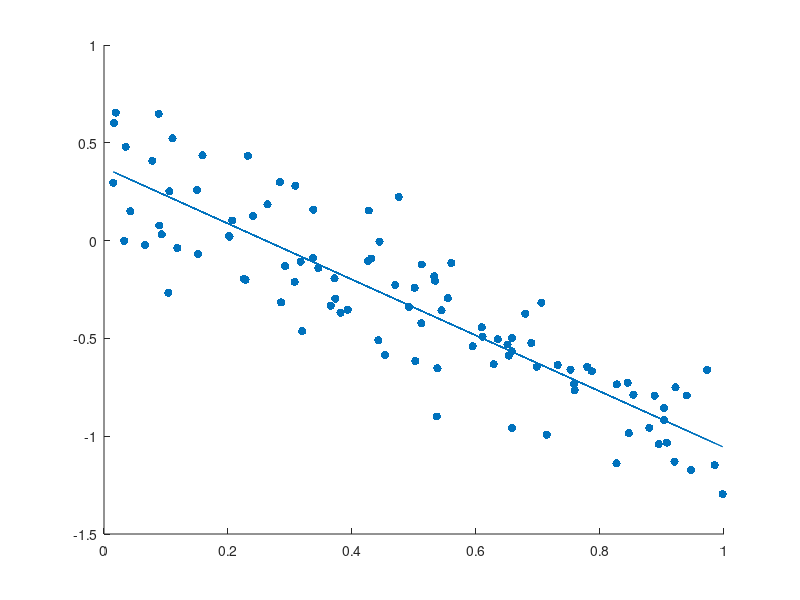

MATLAB code to generate this figure: (Note: this script raises an error after producing the figure.)
 %% Regression per Gradientenabstieg
 
%% Bsp 1: Eine Regressionsgerade 
% Daten erzeugen
x = rand(100, 1); 
btrue = 0.4; 
wtrue = -1.5; 
y = btrue + wtrue*x + 0.2 * randn(size(x));
D = [x, ones(size(x))]; 
wbng = linsolve(D'*D, D'*y); 
fD = figure('WindowStyle', 'docked'); 
scatter(x,y, 'filled', 'DisplayName', 'Daten'); 
hold on;
plot(x, wbng(2) + wbng(1)*x, 'DisplayName', 'Fit (Norm-Gl.)'); 
hold off;
legend('Location','NE');

%% Gradientenabstieg anwenden
MSEGradFunc = @(wb) MSEgeradeGrad(x,y,wb);
eta = 0.8;
nIts = 60; 
wb0 = [1;1];   
[wbopt, track] = gaEinfach(MSEGradFunc, eta, wb0, nIts);

hold on; 
plot(x, wbopt(2) + wbopt(1)*x, ...
   'DisplayName', sprintf('Fit (Grad. Abst., #Its: %i)', nIts));
hold off;
xlabel('x'), ylabel('y'); 
title('Regressionsgerade mit Gradientenabstieg')

%% Animation der Iterationen
for n = 1:nIts
   w = track(1,n);
   b = track(2,n); 
 
   scatter(x,y, 'filled'); 
   ylim([-2,2]);
   hold on, plot(x, w*x+b), hold off; 
   title(sprintf('Iteration Nummer %i', n)); 
   drawnow, pause(0.1);
end



%% Die Energielandschaft
MSEFunc = @(wb) MSEgerade(x,y,wb);
[W,B] = meshgrid(linspace(-4,2, 100)); 
MSE = zeros(size(B));
for r=1:size(B,1)
   for c=1:size(B,2)
       wb = [W(r,c); B(r,c)];
       MSE(r,c) = MSEFunc(wb);
   end
end
figure('WindowStyle', 'docked'); 
surf(W,B, MSE+1); 
xlabel('b'), ylabel('w'), zlabel('MSE'); 
shading interp;  light, lighting gouraud, material dull
alpha(0.5)
colorbar; 
hold on; 
contour(W,B, MSE, [0:0.2:1, 1.5:0.5:5], 'LineWidth', 2); 
xlabel('b'), ylabel('w'); 
plot([wb0(1), track(1,:)], [wb0(2), track(2,:)], 'r'); 
plot(wbopt(1), wbopt(2), 'or'); 
plot(wtrue, btrue, 'og'); 
plot(wbng(1), wbng(2), 'xg'); 
hold off; 


%% Bsp 2: Fit einer abklingenden Schwingung
% Das ist ein nichtlineares Modell. Die Energielandschaft ist deutlich
% komplexer

rng(0);   % macht die Simulation reproduzierbar
t = sort(rand(100,1)); 
w1true = -0.4; 
w2true = 5; 
y = exp(w1true*t) .*sin(w2true*t) + 0.1*randn(size(t)); 
figD = figure('Name', 'Daten', 'WindowStyle', 'docked'); 
scatter(t,y, 'filled'); 
hold on; 
plot(t, exp(w1true*t) .*sin(w2true*t), 'k'); 
hold off; 
xlabel('t','Interpreter', 'latex', 'Fontsize', 14); 
ylabel('y', 'Interpreter', 'latex', 'Fontsize', 14); 
legend('Daten', 'richtige Parameter');
% MSE-Wert fuer die echten Parameter
yfit = exp(w1true*t) .* sin(w2true*t); 
MSEmin = 1/2*mean( (y-yfit).^2);
title('Schwingung mit Rauschen', ...
   sprintf('MSE=%.3f', MSEmin), 'Interpreter', 'latex', 'Fontsize', 14); 


%% Die Energielandschaft
MSEFunc = @(w) MSEschwingung(t, y, w);
[W1, W2] = meshgrid(linspace(-4,4, 100), linspace(-2,7, 100));
MSE = zeros(size(W1));
for r=1:size(W1,1)
   for c=1:size(W1,2)
       w = [W1(r,c); W2(r, c)];
       MSE(r,c) = MSEFunc(w);
   end
end

% Darstellung in 3D und in 2D als Contour-Plot
f3D = figure('Name', 'MSE-3D', 'WindowStyle', 'docked'); 
MSEcut = MSE; 
MSEcut(MSE>2) = 2.5;   % Abschneiden zur besseren Darstellung der Farben
surf(W1, W2, MSEcut); 
hold on; 
contour3(W1, W2, MSEcut); 
plot3(w1true, w2true, MSEmin, 'g.', 'MarkerSize', 14); 
hold off; 
xlabel('w_1'), ylabel('w_2'), zlabel('MSE'); 
shading interp;  light, lighting gouraud, material dull
alpha(0.8)
colorbar; 
% 2D
f2D = figure('Name', 'MSE-Contour', 'WindowStyle', 'docked');  
contour(W1, W2, MSE, [0:0.01:0.1, 0.125:0.025: 0.275, 0.3:0.01:0.4]); 
xlabel('w_1'), ylabel('w_2'); 
hold on; 
plot(w1true, w2true, 'go'); 
hold off;
axis equal; 


%% Gradientenabstieg vorbereiten 
MSEGradFunc = @(w) MSEschwingungGrad(t,y, w);
eta =  0.4;
nIts = 800; 
% Anfangswerte
w0t = [-1;1];   %% hiermit geht's ins richtige Minimum
w0f = [-1;0];   %% hiermit geht's ins falsche Minimum
% in die Plots eintrage
figure(f3D); 
hold on;
plot3(w0t(1), w0t(2), MSEFunc(w0t), 'kx', 'Linewidth', 2);
plot3(w0f(1), w0f(2), MSEFunc(w0f), 'kx', 'Linewidth', 2);
hold off;

figure(f2D); 
hold on;
plot(w0t(1), w0t(2), 'ko');
plot(w0f(1), w0f(2), 'ko');
hold off;


%% Gradientenabstieg durchfuehren
[wopt_t, wtrack_t] = gaEinfach(MSEGradFunc, eta, w0t, nIts);
[wopt_f, wtrack_f] = gaEinfach(MSEGradFunc, eta, w0f, nIts);
% Auswerten der Kostenfunktion auf der Abstiegsspur
MSEtrack_t = zeros(nIts, 1); 
MSEtrack_f = zeros(nIts, 1); 
for it=1:nIts
    MSEtrack_t(it) = MSEFunc(wtrack_t(:,it)); 
    MSEtrack_f(it) = MSEFunc(wtrack_f(:,it)); 
end
% Eintragen in den Plot
figure(f3D); 
hold on;
plot3(wtrack_t(1,:), wtrack_t(2,:), MSEtrack_t, 'bx:', 'Linewidth', 1);
plot3(wtrack_f(1,:), wtrack_f(2,:), MSEtrack_f, 'rx:', 'Linewidth', 1);
hold off;

figure(f2D); 
hold on; 
plot(wtrack_t(1,:), wtrack_t(2,:), 'bx:', 'Linewidth', 1);
plot(wtrack_f(1,:), wtrack_f(2,:), 'rx:', 'Linewidth', 1);
plot(wopt_f(1), wopt_f(2), 'kx'); 
hold off; 

%% Kostenfunktion
figK = figure('Name', 'MSE', 'WindowStyle', 'docked');
plot(1:(nIts), MSEtrack_t, 'b', 'DisplayName', 'guter Startpunkt')
hold on; 
plot(1:(nIts), MSEtrack_f, 'r', 'DisplayName', 'schlechter Startpunkt'); 
hold off; 
legend; 
xlabel('Anz. It'); ylabel('MSE');
title('Die Kostenfuntion'); 
ylim([0, 1]); 

%% Die Modellfunktionen
 
figure(figD);
yt = exp(wopt_t(1)*t) .* sin(wopt_t(2)*t);
yf = exp(wopt_f(1)*t) .* sin(wopt_f(2)*t);
hold on; 
plot(t, yt, 'b', 'DisplayName', 'guter Startpunkt'); 
plot(t, yf, 'r',  'DisplayName', 'schlechter Startpunkt'); 
hold off; 

%% Stochastischer Gradientenabstieg
MSEBatchGradFunc = @(w, m) MSEschwingungGradBatch(t,y,w,m);

nEpochs = 20;
mbSize = 10; 
eta = 5;
[woptsga_t, wtracksga_t] = sgaEinfach(MSEBatchGradFunc, eta, w0t, length(t), nEpochs, mbSize); 
[woptsga_f, wtracksga_f] = sgaEinfach(MSEBatchGradFunc, eta, w0f, length(t), nEpochs, mbSize); 

figure(f2D); 
hold on; 
plot(wtracksga_t(1,:), wtracksga_t(2,:), 'v:', 'MarkerSize', 3); 
plot(wtracksga_f(1,:), wtracksga_f(2,:), 'v:', 'MarkerSize', 3); 
hold off; 

%% Eintragen in die anderen Plots
nItsSga = size(wtracksga_t, 2);
MSEtrackSga_t = zeros(nItsSga, 1); 
MSEtrackSga_f = zeros(nItsSga, 1); 
for it=1:nItsSga
   MSEtrackSga_t(it) = MSEFunc(wtracksga_t(:,it));
   MSEtrackSga_f(it) = MSEFunc(wtracksga_f(:,it));
end

figure(f3D); 
hold on;
plot3(wtracksga_t(1,:), wtracksga_t(2,:), MSEtrackSga_t, 'c', 'Linewidth', 2);
plot3(wtracksga_f(1,:), wtracksga_f(2,:), MSEtrackSga_f, 'm', 'Linewidth', 2);
hold off;

figure(figK);
hold on; 
plot(1:nItsSga, MSEtrackSga_t, 'c', 'DisplayName', 'guter Startpunkt (sga)'); 
plot(1:nItsSga, MSEtrackSga_f, 'm', 'DisplayName', 'schlechter Startpunkt (sga)'); 
hold off;
xlim([1, nIts]); 
%%
figure(figD); 
yt2 = exp(woptsga_t(1)*t) .* sin(woptsga_t(2)*t);
yf2 = exp(woptsga_f(1)*t) .* sin(woptsga_f(2)*t);
hold on; 
plot(t, yt2, 'c', 'DisplayName', 'guter Startpunkt (SGA)'); 
plot(t, yf2, 'm', 'DisplayName', 'schlechter Startpunkt (SGA)'); 
hold off; 

